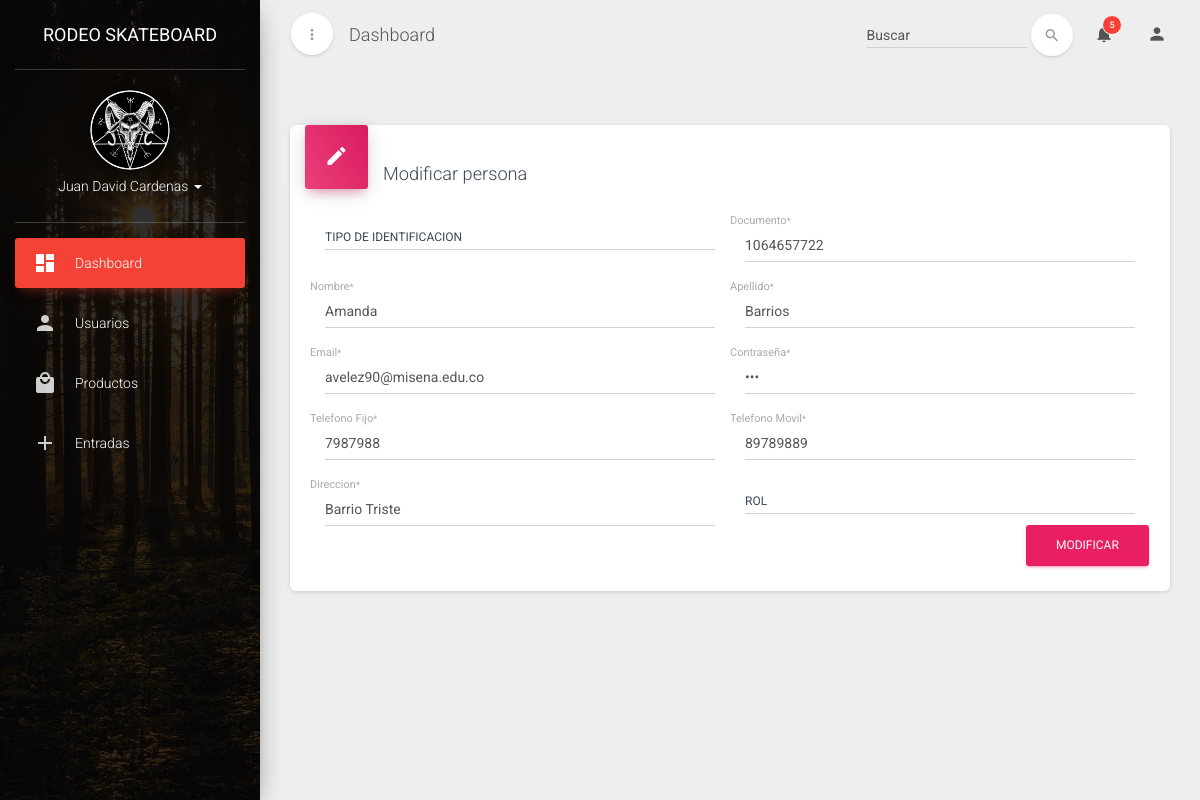
The page /usuarios/edit/1064657722 on the database its author committed.
### tables this page shows
CREATE TABLE `tb_usuario` (
  `documento` varchar(20) NOT NULL,
  `tb_TipoDocumento_id_TipoDocumento` int(11) NOT NULL,
  `nombres` varchar(45) NOT NULL,
  `apellido_1` varchar(45) NOT NULL,
  `email` varchar(45) NOT NULL,
  `contrasena` varchar(45) NOT NULL,
  `telefonoFijo` varchar(20) DEFAULT NULL,
  `telefonoMovil` varchar(20) DEFAULT NULL,
  `direccion` varchar(20) NOT NULL,
  `estado` tinyint(1) NOT NULL DEFAULT '1',
  `tb_Rol_id_rol` int(11) NOT NULL
);

### application/controller/usuarios.php (called while the page is built, shortened)
<?php
class Usuarios extends Controller
{
  private $mdlUsuarios;
  function __construct()
  {
    $this->mdlUsuarios =$this->loadModel("mdlUsuarios");
  }
  public function edit($id)
  {
    $this->mdlUsuarios->__SET("Documento",$id);
    $datos=$this->mdlUsuarios->consultarUno();
    include APP."view/_templates/header.php";
    include APP."view/usuarios/edit.php";
    include APP."view/_templates/footer.php";
  }
}
?>

### public/index.php (called while the page is built, shortened)
<?php
require APP . 'core/controller.php';
$app = new Application();

### application/core/controller.php (called while the page is built, shortened)
<?php
class Controller
{
    public $db = null;
    private function openDatabaseConnection()
    {
        $options = array(PDO::ATTR_DEFAULT_FETCH_MODE => PDO::FETCH_OBJ, PDO::ATTR_ERRMODE => PDO::ERRMODE_WARNING);
        $this->db = new PDO(DB_TYPE . ':host=' . DB_HOST . ';dbname=' . DB_NAME . ';charset=' . DB_CHARSET, DB_USER, DB_PASS, $options);
    }
    public function loadModel($model)
    {
        return new $model($this->db);
    }
}

### application/model/mdlUsuarios.php (called while the page is built, shortened)
<?php
class mdlUsuarios
{
  private $Documento;
  private $db;
  function __construct($db)
  {
      try {
          $this->db = $db;
      } catch (PDOException $e) {
          exit('Database connection could not be established.');
      }
  }
  public function consultarUno()
  {
    $query="SELECT * FROM tb_usuario WHERE documento = ?";
    $stm=$this->db->prepare($query);
    $stm->bindParam(1,$this->Documento);
    $stm->execute();
    return $stm->fetch(PDO::FETCH_ASSOC);
  }
}
 ?>

### application/view/usuarios/edit.php (the view, shortened to what this page needs)
<div class="col-md-12">
   <div class="card">
      <form id="RegisterValidation" action="<?= URL?>usuarios/modificar" method="post">
         <div class="card-header card-header-icon" data-background-color="rose">
            <i class="material-icons">edit</i>
         </div>
         <div class="form-group label-floating card-content">
            <h4 class="card-title">Modificar persona</h4>
            <div class="col-md-6">
            </div>
            <div class="form-group label-floating col-md-6">
               <label class="control-label">Documento<small>*</small></label>
               <input class="form-control" name="documento" type="text" required="true" value="<?= $datos["documento"] ?>">
            </div>
            <div class="form-group label-floating col-md-6">
               <label class="control-label">Nombre<small>*</small></label>
               <input class="form-control" name="nombre" type="text" required="true" value="<?= $datos["nombres"] ?>"/>
            </div>
            <div class="form-group label-floating col-md-6">
               <label class="control-label">Apellido<small>*</small></label>
               <input class="form-control" name="apellido" type="text" required="true" value="<?= $datos["apellido_1"] ?>"/>
            </div>
            <div class="form-group label-floating col-md-6">
               <label class="control-label">Email<small>*</small></label>
               <input class="form-control" name="email" type="email" email="true" value="<?= $datos["email"] ?>"/>
            </div>
            <div class="form-group label-floating col-md-6">
               <label class="control-label">Contraseña<small>*</small></label>
               <input class="form-control" name="contrasena" id="registerPassword" type="password" required="true" value="<?= $datos["contrasena"] ?>"/>
            </div>
            <div class="form-group label-floating col-md-6">
               <label class="control-label">Telefono Fijo<small>*</small></label>
               <input class="form-control" type="text" name="telfijo" number="true" value="<?= $datos["telefonoFijo"] ?>"/>
            </div>
            <div class="form-group label-floating col-md-6">
               <label class="control-label">Telefono Movil<small>*</small></label>
               <input class="form-control" type="text" name="telmovil" number="true" value="<?= $datos["telefonoMovil"] ?>"/>
            </div>
            <div class="form-group label-floating col-md-6">
               <label class="control-label">Direccion<small>*</small></label>
               <input class="form-control" name="direc" type="text" required="true" value="<?= $datos["direccion"] ?>"/>
            </div>
            <div class="col-md-6">
            </div>
            <div class="form-footer text-right">
               <button type="submit" class="btn btn-rose btn-fill" name="updateUsuario">Modificar</button>
            </div>
         </div>
      </form>
   </div>
</div>

### rows shown on the page
tb_usuario: documento "1064657722", nombre "Amanda", apellido "Barrios", email "avelez90@misena.edu.co", telfijo "7987988", telmovil "89789889", direc "Barrio Triste"
